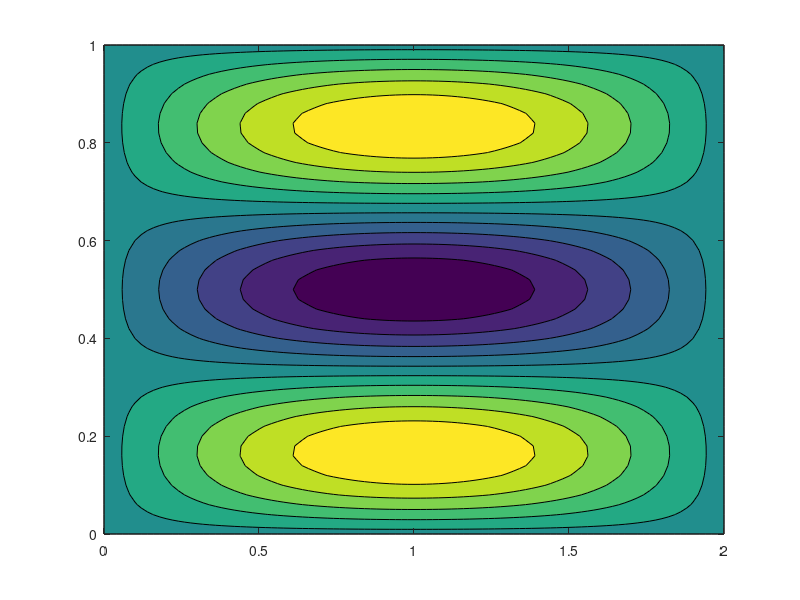
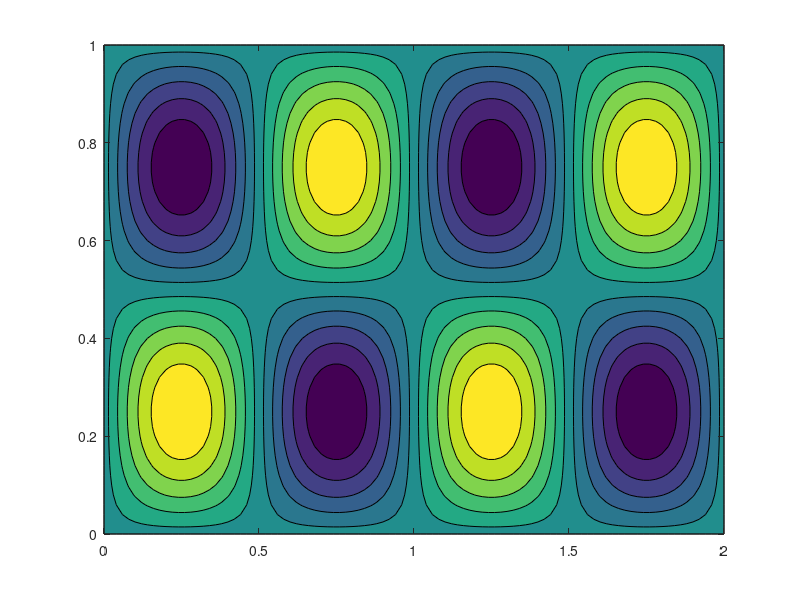
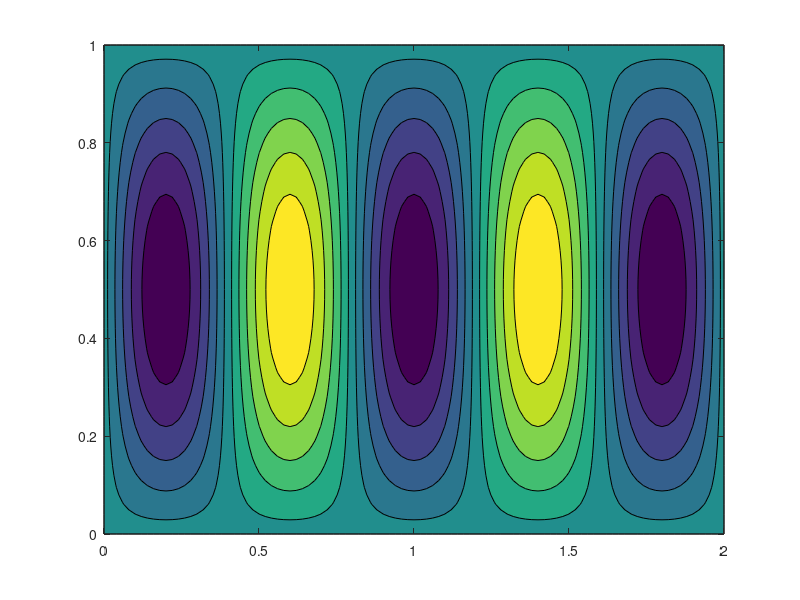
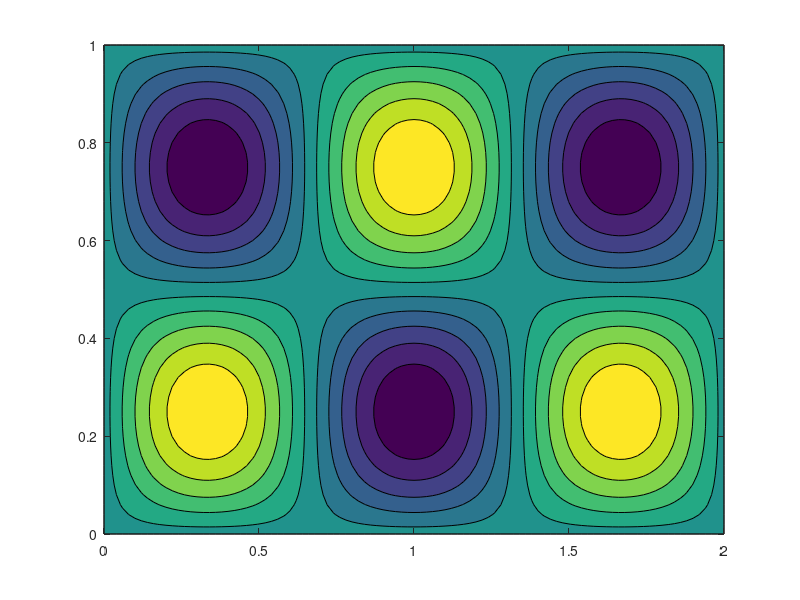

These figures' MATLAB source, in order:
clc
clear

a = 2;
b = 1;

M = 100;
N = 50;
dx = a/M;
dy = b/N;

x = linspace(0, a, M);
y = linspace(0, b, N);
[X, Y] = meshgrid(x, y);

n_un = (M-1)*(N-1);

L = ones(n_un-1,1);   
for k = 1 : n_un-1
    if mod(k,M-1) == 0 
        L(k) = 0; 
    end   
end

A = (2/dx^2 + 2/dy^2)*diag(ones(n_un, 1), 0) - (1/dx^2)*diag(L, 1)...
    - (1/dx^2)*diag(L, -1) - (1/dy^2)*diag(ones((M-1)*(N-2), 1), M-1) - ...
    (1/dy^2)*diag(ones((M-1)*(N-2), 1), -M+1);

A = sparse(A);
[V, D] = eigs(A, 10, 'sm');

x = 0:dx:a;
y = 0:dy:b;

for k = 1:10
    U = zeros(N+1, M+1);
    l = 1;
    for j = 1:N-1
        for i = 1:M-1
            U(j+1, i+1) = V(l, k);
            l = l + 1;
        end
    end
    figure(k);
    contourf(x, y, U);
end
